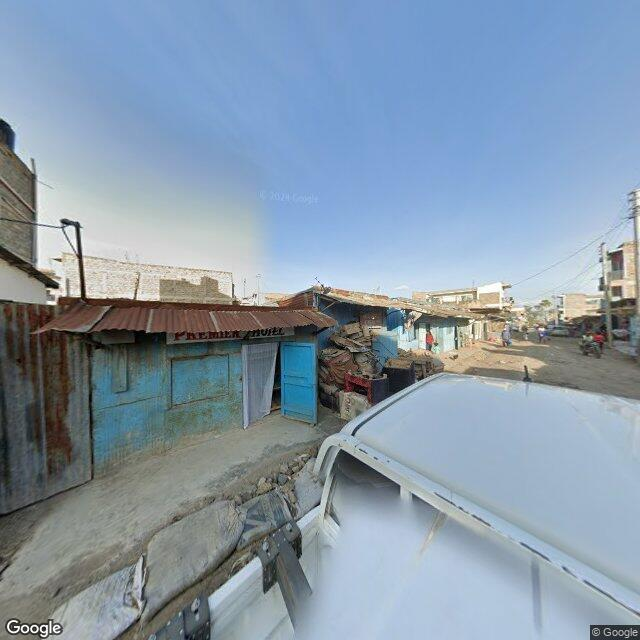
#> input picture data_extraction/streetview.jpg, 640 x 640 px, given in place of AD_00364.jpg, which was not available
$ jupyter execute --allow-errors merge_datasets.ipynb   (text cells are left out)
#> lines starting #> are read from the running program, lines starting #| are printed output that depends on the picture; pictures that were not available may be replaced by others from this repository, and a replacement may not be noted
[cell 1]
import os
import matplotlib.pyplot as plt
import numpy as np
from collections import defaultdict
from pathlib import Path
from typing import Tuple
from PIL import Image
import pandas as pd
import boto3
from botocore.client import Config
import random

[cell 2]
project_root    = Path().resolve().parent   # adjust if needed
datasets_path   = project_root / "data" / "raw_data"
dataset1_path   = Path(datasets_path) / "dataset1"
dataset2_path   = Path(datasets_path) / "dataset2"
dataset3_path   = Path(datasets_path) / "dataset3"
dataset4_path   = Path(datasets_path) / "dataset4"
dataset5_path   = Path(datasets_path) / "dataset5" / "additional_images"

medium_ds_root    = project_root / "merged_dataset"
datasets_path     = project_root / "datasets"
dataset1_path     = datasets_path / "dataset1"
dataset2_path     = datasets_path / "dataset2"
dataset3_path     = datasets_path / "dataset3"
dataset4_path     = datasets_path / "dataset4"
dataset5_path     = project_root / "data_extraction" / "additional_images"

splits           = ['train', 'dev', 'test']
split_ratios     = {'train': 0.8, 'dev': 0.1, 'test': 0.1}

[cell 3]
# Countries of interest
COUNTRIES = ['Albania', 'Andorra', 'Australia', 'Austria', 'Bangladesh', 'Belgium', 'Bhutan', 'Bolivia', 'Brazil', 'Bulgaria', 'Cambodia', 'Canada', 'Chile', 'Colombia', 'Croatia', 'Czechia', 'Denmark', 'Dominican Republic', 'Ecuador', 'Estonia', 'Eswatini', 'Finland', 'France', 'Germany', 'Greece', 'Guatemala', 'Hungary', 'Iceland', 'Indonesia', 'Ireland', 'Israel', 'Italy', 'Japan', 'Jordan', 'Latvia', 'Lesotho', 'Lithuania', 'Luxembourg', 'Malaysia', 'Mexico', 'Montenegro', 'Netherlands', 'New Zealand', 'North Macedonia', 'Norway', 'Palestine', 'Peru', 'Poland', 'Portugal', 'Romania', 'Russia', 'Serbia', 'Singapore', 'Slovakia', 'Slovenia', 'South Africa', 'South Korea', 'Spain', 'Sweden', 'Switzerland', 'Taiwan', 'Thailand', 'Turkey', 'United Arab Emirates', 'United Kingdom', 'United States']
len(COUNTRIES)

[cell 4]
# Plot
labels = COUNTRIES
#> (the rest of this cell did not finish here and is left out)

[cell 5]
# 1) Define where your datasets live
dataset_paths = {
    "Dataset1": datasets_path / "dataset1",
    "Dataset2": datasets_path / "dataset2",
    "Dataset3": datasets_path / "dataset3",
    "Dataset4": datasets_path / "dataset4",
    "Dataset5": project_root / "data_extraction" / "additional_images"
}

# 2) For each dataset, grab the first image found and record its size
records = []
for name, root in dataset_paths.items():
    sample_name, w, h = None, None, None
    if root.exists():
        for path in root.rglob("*"):
            if path.suffix.lower() in (".jpg", ".jpeg", ".png"):
                try:
                    with Image.open(path) as img:
                        w, h = img.size
                    sample_name = path.name
                    break
                except:
                    continue
    records.append({
        "Dataset":     name,
        "Sample File": sample_name,
        "Width":       w,
        "Height":      h
    })

# 3) Build a DataFrame and show it
df = pd.DataFrame(records)

[cell 6]
df

[cell 7]
def center_crop_to_square(img: Image.Image, target_size) -> Image.Image:
    """Crop the largest possible centered square from img."""
    w, h = img.size
    side = min(w, h)
    left = (w - side) // 2
    top  = (h - side) // 2
    crop = img.crop((left, top, left + side, top + side))
    # 2) resize to fixed square
    return crop.resize((target_size, target_size), Image.BILINEAR)

[cell 8]
def split_by_three(image_path: str) -> Tuple[Image.Image, Image.Image, Image.Image]:
    """
    Splits an image into three equal vertical chunks.

    Parameters:
    - image_path (str): Path to the input image.

    Returns:
    - Tuple[Image.Image, Image.Image, Image.Image]: Three PIL Image objects representing the chunks.
    """
    image = Image.open(image_path)
    width, height = image.size
    chunk_width = width // 3

    chunk1 = image.crop((0, 0, chunk_width, height))
    chunk2 = image.crop((chunk_width, 0, 2 * chunk_width, height))
    chunk3 = image.crop((2 * chunk_width, 0, width, height))

    return chunk1, chunk2, chunk3

[cell 9]
# show one random image in dataset 2
dataset2_path = dataset_paths["Dataset2"]
sample_path = dataset2_path / "Andorra" / "AD_00364.jpg"
sample_path.exists()
sample = Image.open(sample_path)
#> sample is the input picture: PIL image 640x640 RGB; mean R, G, B 135.4, 153, 170
sample

[cell 10]
chunk1, chunk2, chunk3 = split_by_three(sample_path)
#> in split_by_three, `chunk1 = image.crop((0, 0, chunk_width, height))`:
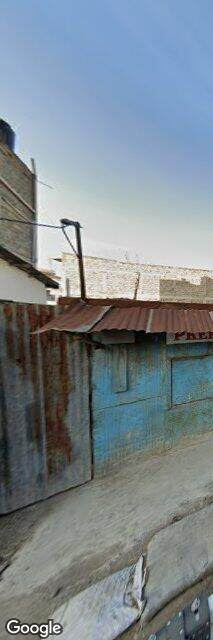
#> chunk1: PIL image 213x640 RGB; mean R, G, B 124.6, 135.4, 142.2
#> in split_by_three, `chunk2 = image.crop((chunk_width, 0, 2 * chunk_width, height))`:
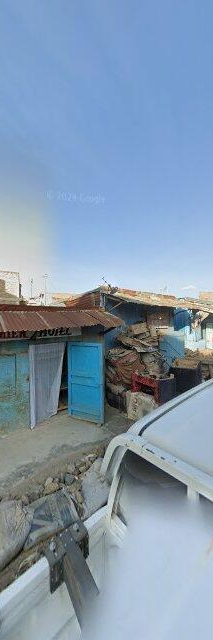
#> chunk2: PIL image 213x640 RGB; mean R, G, B 130.5, 151.7, 173.5
#> in split_by_three, `chunk3 = image.crop((2 * chunk_width, 0, width, height))`:
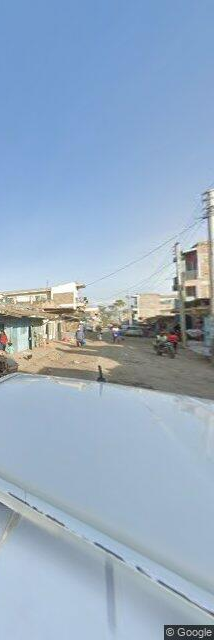
#> chunk3: PIL image 214x640 RGB; mean R, G, B 151, 172, 194.4
center_crop_to_square(chunk1, 624)
#> in center_crop_to_square, `crop = img.crop((left, top, left + side, top + side))`:
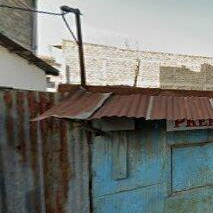
#> crop: PIL image 213x213 RGB; mean R, G, B 117.1, 119.2, 114.1
#> in center_crop_to_square, `return crop.resize((target_size, target_size), Image.BILINEAR)`:
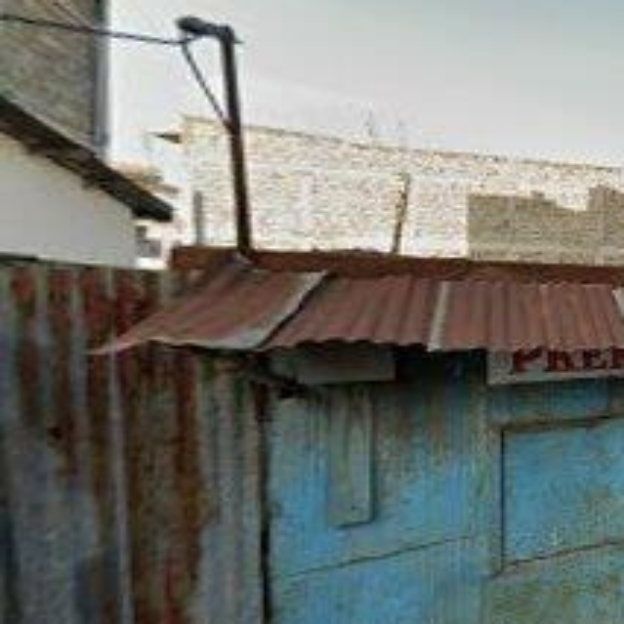
#> returned value: PIL image 624x624 RGB; mean R, G, B 117.2, 119.2, 114.1

[cell 11]
def gather_images_for_country(country: str, TARGET_COUNT):
    out = []
    def list_imgs(ds_path):
        folder = ds_path / country
        if not folder.is_dir(): return []
        return [p for p in folder.rglob("*")
                if p.suffix.lower() in (".jpg", ".jpeg", ".png")]

    # Change priority: (path, crop, from_ds2)
    sources = [
        (dataset1_path, True,  False),
        (dataset3_path, True,  False),
        (dataset5_path, False, False),
        (dataset2_path, True,  True),   # mark ds2
        (dataset4_path, False, False),
    ]

    print(f"\nCountry '{country}':")
    for i,(ds,_,f2) in enumerate(sources,1):
        print(f" Source{i}: {ds.name} = {len(list_imgs(ds))} imgs")

    # build list
    for ds_path, crop_flag, from_ds2 in sources:
        for p in list_imgs(ds_path):
            out.append((p, crop_flag, from_ds2))

    # dedupe + trim
    seen, final = set(), []
    for src, crop_flag, from_ds2 in out:
        if src in seen: continue
        seen.add(src)
        final.append((src, crop_flag, from_ds2))
        if len(final) >= TARGET_COUNT:
            break

    print(f" -> selected: {len(final)}")
    return final

[cell 12]
for split in splits:
    for country in COUNTRIES:
        (medium_ds_root / split / country).mkdir(parents=True, exist_ok=True)

[cell 13]
# ─── MAIN LOOP  ─────────────────────────────────
# Ensure top‐level split folders exist
for split in ("train", "dev", "test"):
    (medium_ds_root / split).mkdir(exist_ok=True)

# Process each country in turn, streaming picks into train/dev/test
for country in COUNTRIES:
    picks = gather_images_for_country(country, TARGET_COUNT=450)
    print(f"\nCountry '{country}': picked {len(picks)} sources")

    # Set up quotas
    quotas = {"train": 360, "dev": 45, "test": 45}

    pick_idx = 0
    # For each split, write exactly quota images into split/country
    for split, quota in quotas.items():
        out_dir = medium_ds_root / split / country
        out_dir.mkdir(parents=True, exist_ok=True)

        saved = 0
        while saved < quota and pick_idx < len(picks):
            src_path, do_crop, from_ds2 = picks[pick_idx]

            if from_ds2:
                for chunk in split_by_three(src_path):
                    if saved >= quota:
                        break
                    img = center_crop_to_square(chunk, 624)
                    fname = f"{saved+1:03d}.jpg"
                    img.save(out_dir / fname)
                    saved += 1
            else:
                img = Image.open(src_path).convert("RGB")
                if do_crop:
                    img = center_crop_to_square(img, 624)
                fname = f"{saved+1:03d}.jpg"
                img.save(out_dir / fname)
                saved += 1

            # advance to next pick only after emitting all chunks
            pick_idx += 1

        print(f"  {split}/{country}: saved {saved} images")

print("All done.")
